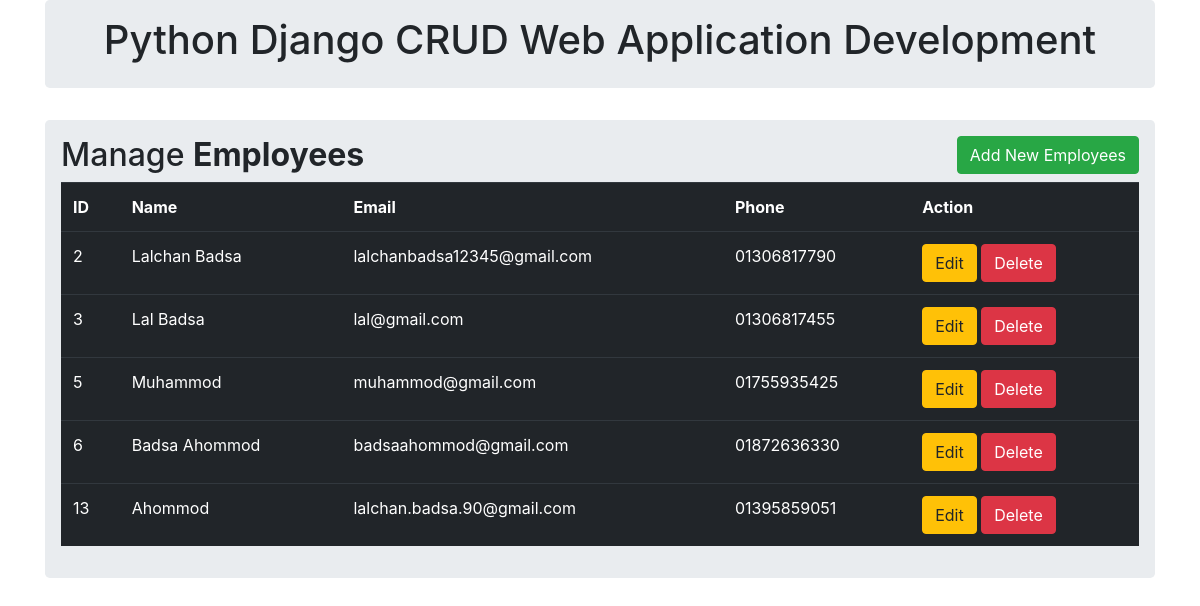
The page / on the database its author committed.
### crud_app_modal/models.py (models this page shows, shortened)
class CrudModel(models.Model):
    name = models.CharField(max_length=50)
    email= models.EmailField(max_length=254)
    phone= models.CharField(max_length=50)

### crud_app_modal/views.py (the view)
# urls.py: path('', indexView, name='index'),
def indexView(request):
    data =  CrudModel.objects.all()
    context = { 'employees': data }
    return render(request, 'index.html', context)

### templates/index.html (shortened to what this page needs)
{% extends 'base.html' %}
{% block body %}
{% include 'header.html' %}
<div class="container">
    <div class="row">
        <div class="col md-12">
            <div class="jumbotron p-3">
                <h2>Manage <b>Employees </b><button type="button" class="btn btn-success float-right"
                        data-toggle="modal" data-target="#mymodal">Add New Employees</button> </h2>
                <table class="table table-hover table-dark">
                    <tr>
                        <th>ID</th>
                        <th>Name</th>
                        <th>Email</th>
                        <th>Phone</th>
                        <th>Action</th>
                    </tr>
                    {% for p in employees %}
                    <tr>
                        <td>{{p.id}}</td>
                        <td>{{p.name}}</td>
                        <td>{{p.email}}</td>
                        <td>{{p.phone}}</td>
                        <td>
                            <a href="update/{{p.id}}/" class="btn btn-warning btn-xs" data-toggle="modal"
                                data-target="#modaledit{{p.id}}">Edit</a>
                            <a href="{% url 'delete' id=p.id %}" class="btn btn-danger btn-xs"
                                onclick="return confirm('Are You Sure To Delete ?')">Delete</a>
                        </td>
                    </tr>
                    {% endfor %}
                </table>
            </div>
        </div>
    </div>
</div>
{% endblock %}

### templates/base.html (shortened to what this page needs)
<!DOCTYPE html>
<html lang="en">
  <head>
    <link
      rel="stylesheet"
      href="https://stackpath.bootstrapcdn.com/bootstrap/4.4.1/css/bootstrap.min.css"
    />
    <link href="//maxcdn.bootstrapcdn.com/bootstrap/4.1.1/css/bootstrap.min.css" rel="stylesheet" id="bootstrap-css">
  </head>
  <body>
    {% block body %} {% endblock %}
  </body>
</html>

### templates/header.html
<div class="container">
    <div class="jumbotron p-3">
        <div class="well text-center">
            <h1>Python Django CRUD Web Application Development </h1>
        </div>
    </div>
</div>

### rows shown on the page
CrudModel: id "2", name "Lalchan Badsa", email "lalchanbadsa12345@gmail.com", phone "01306817790"
CrudModel: id "3", name "Lal Badsa", email "lal@gmail.com", phone "01306817455"
CrudModel: id "5", name "Muhammod", email "muhammod@gmail.com", phone "01755935425"
CrudModel: id "6", name "Badsa Ahommod", email "badsaahommod@gmail.com", phone "01872636330"
CrudModel: id "13", name "Ahommod", email "lalchan.badsa.90@gmail.com", phone "01395859051"
